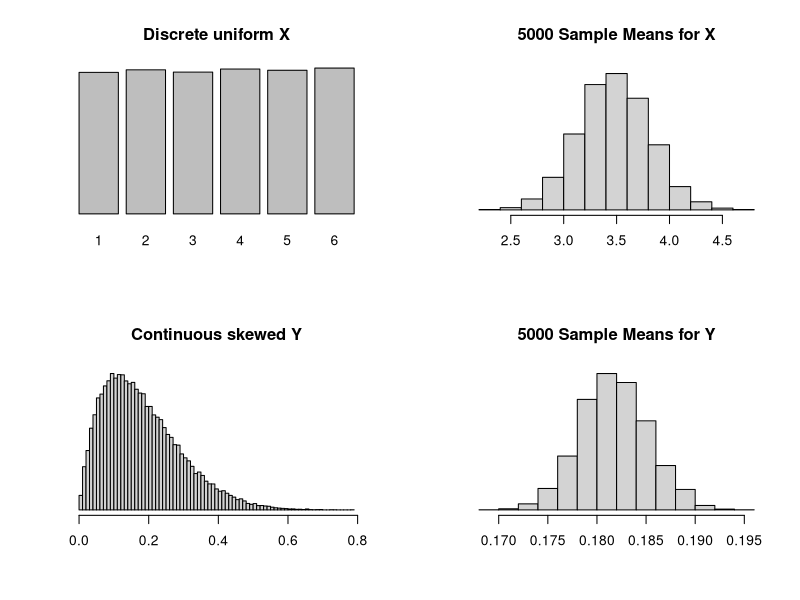

Write R code to recreate this figure.
## ---- chunk 1
par(mfrow=c(2,2))
set.seed(234)
X<-sample(c(1:6),50000,replace=TRUE)
barplot(table(X),main="Discrete uniform X",yaxt="n")
set.seed(345)
Xbar<-replicate(5000,mean(sample(c(1:6),25,replace=TRUE)))
hist(Xbar,main="5000 Sample Means for X",yaxt="n",xlab=NA,ylab=NA,breaks=10)
set.seed(456)
Y<-rbeta(50000,2,9,ncp=0)
hist(Y,main="Continuous skewed Y",yaxt="n",xlab=NA,ylab=NA,breaks=100)
set.seed(567)
Ybar<-replicate(5000,mean(rbeta(1000,2,9,ncp=0)))
hist(Ybar,main="5000 Sample Means for Y",yaxt="n",xlab=NA,ylab=NA,breaks=10)
